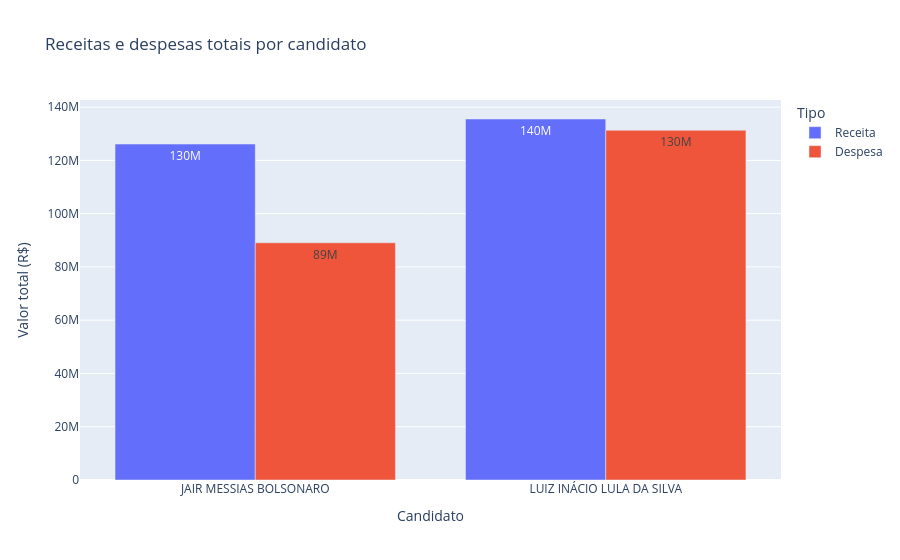

Notebook code cell kept with this figure:
### Code cell
# Plotando gráfico de barras comparando as receitas e despesas totais dos candidatos presidenciais
receita_total = (
    receitas_pres
    .groupby("NM_CANDIDATO", as_index=False)
    .agg(valor=("VR_RECEITA_NUM", "sum"))
)

receita_total["tipo"] = "Receita"

despesa_total = (
    despesas_pres
    .groupby("NM_CANDIDATO", as_index=False)
    .agg(valor=("VR_DESPESA_CONTRATADA_NUM", "sum"))
)

despesa_total["tipo"] = "Despesa"

financeiro_total = pd.concat(
    [receita_total, despesa_total],
    ignore_index=True
)

fig = px.bar(
    financeiro_total,
    x="NM_CANDIDATO",
    y="valor",
    color="tipo",
    barmode="group",
    title="Receitas e despesas totais por candidato",
    labels={
        "NM_CANDIDATO": "Candidato",
        "valor": "Valor total (R$)",
        "tipo": "Tipo"
    },
    text_auto=".2s"
)

fig.show()

### Figure 1 — Plotly figure (JSON) as saved in the notebook; plotly's stock layout.template omitted (floating-point values rounded to 4 significant figures)
{"data": [{"alignmentgroup": "True", "hovertemplate": "Tipo=Receita<br>Candidato=%{x}<br>Valor total (R$)=%{y}<extra></extra>", "legendgroup": "Receita", "marker": {"color": "#636efa", "pattern": {"shape": ""}}, "name": "Receita", "offsetgroup": "Receita", "orientation": "v", "showlegend": true, "textposition": "auto", "texttemplate": "%{y:.2s}", "type": "bar", "x": ["JAIR MESSIAS BOLSONARO", "LUIZ INÁCIO LULA DA SILVA"], "xaxis": "x", "y": [126100000.0, 135500000.0], "yaxis": "y"}, {"alignmentgroup": "True", "hovertemplate": "Tipo=Despesa<br>Candidato=%{x}<br>Valor total (R$)=%{y}<extra></extra>", "legendgroup": "Despesa", "marker": {"color": "#EF553B", "pattern": {"shape": ""}}, "name": "Despesa", "offsetgroup": "Despesa", "orientation": "v", "showlegend": true, "textposition": "auto", "texttemplate": "%{y:.2s}", "type": "bar", "x": ["JAIR MESSIAS BOLSONARO", "LUIZ INÁCIO LULA DA SILVA"], "xaxis": "x", "y": [89060000.0, 131300000.0], "yaxis": "y"}], "layout": {"barmode": "group", "legend": {"title": {"text": "Tipo"}, "tracegroupgap": 0}, "title": {"text": "Receitas e despesas totais por candidato"}, "xaxis": {"anchor": "y", "domain": [0, 1], "title": {"text": "Candidato"}}, "yaxis": {"anchor": "x", "domain": [0, 1], "title": {"text": "Valor total (R$)"}}}}
